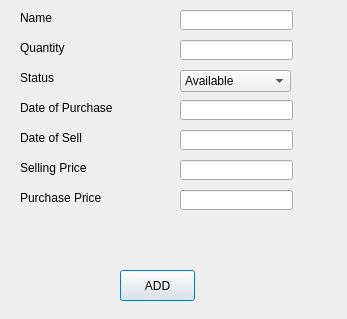
<?xml version="1.0" encoding="UTF-8"?>
<ui version="4.0">
 <class>AddItem</class>
 <widget class="QDialog" name="AddItem">
  <property name="windowModality">
   <enum>Qt::WindowModal</enum>
  </property>
  <property name="geometry">
   <rect>
    <x>0</x>
    <y>0</y>
    <width>347</width>
    <height>319</height>
   </rect>
  </property>
  <property name="windowTitle">
   <string>Add an Item</string>
  </property>
  <property name="inputMethodHints">
   <set>Qt::ImhExclusiveInputMask</set>
  </property>
  <widget class="QPushButton" name="btnAdd">
   <property name="geometry">
    <rect>
     <x>120</x>
     <y>270</y>
     <width>75</width>
     <height>31</height>
    </rect>
   </property>
   <property name="font">
    <font>
     <pointsize>9</pointsize>
    </font>
   </property>
   <property name="text">
    <string>ADD</string>
   </property>
  </widget>
  <widget class="QLabel" name="label">
   <property name="geometry">
    <rect>
     <x>20</x>
     <y>10</y>
     <width>121</width>
     <height>16</height>
    </rect>
   </property>
   <property name="font">
    <font>
     <pointsize>9</pointsize>
    </font>
   </property>
   <property name="text">
    <string>Name</string>
   </property>
  </widget>
  <widget class="QLineEdit" name="txtName">
   <property name="geometry">
    <rect>
     <x>180</x>
     <y>10</y>
     <width>113</width>
     <height>20</height>
    </rect>
   </property>
   <property name="font">
    <font>
     <pointsize>9</pointsize>
    </font>
   </property>
  </widget>
  <widget class="QLineEdit" name="txtQuantity">
   <property name="geometry">
    <rect>
     <x>180</x>
     <y>40</y>
     <width>113</width>
     <height>20</height>
    </rect>
   </property>
   <property name="font">
    <font>
     <pointsize>9</pointsize>
    </font>
   </property>
  </widget>
  <widget class="QLabel" name="label_2">
   <property name="geometry">
    <rect>
     <x>20</x>
     <y>40</y>
     <width>121</width>
     <height>16</height>
    </rect>
   </property>
   <property name="font">
    <font>
     <pointsize>9</pointsize>
    </font>
   </property>
   <property name="text">
    <string>Quantity</string>
   </property>
  </widget>
  <widget class="QLabel" name="label_3">
   <property name="geometry">
    <rect>
     <x>20</x>
     <y>70</y>
     <width>121</width>
     <height>16</height>
    </rect>
   </property>
   <property name="font">
    <font>
     <pointsize>9</pointsize>
    </font>
   </property>
   <property name="text">
    <string>Status</string>
   </property>
  </widget>
  <widget class="QLineEdit" name="txtDOP">
   <property name="geometry">
    <rect>
     <x>180</x>
     <y>100</y>
     <width>113</width>
     <height>20</height>
    </rect>
   </property>
   <property name="font">
    <font>
     <pointsize>9</pointsize>
    </font>
   </property>
  </widget>
  <widget class="QLabel" name="label_4">
   <property name="geometry">
    <rect>
     <x>20</x>
     <y>100</y>
     <width>121</width>
     <height>16</height>
    </rect>
   </property>
   <property name="font">
    <font>
     <pointsize>9</pointsize>
    </font>
   </property>
   <property name="text">
    <string>Date of Purchase</string>
   </property>
  </widget>
  <widget class="QLineEdit" name="txtDOS">
   <property name="geometry">
    <rect>
     <x>180</x>
     <y>130</y>
     <width>113</width>
     <height>20</height>
    </rect>
   </property>
   <property name="font">
    <font>
     <pointsize>9</pointsize>
    </font>
   </property>
  </widget>
  <widget class="QLabel" name="label_5">
   <property name="geometry">
    <rect>
     <x>20</x>
     <y>130</y>
     <width>121</width>
     <height>16</height>
    </rect>
   </property>
   <property name="font">
    <font>
     <pointsize>9</pointsize>
    </font>
   </property>
   <property name="text">
    <string>Date of Sell</string>
   </property>
  </widget>
  <widget class="QLineEdit" name="txtSellingPrice">
   <property name="geometry">
    <rect>
     <x>180</x>
     <y>160</y>
     <width>113</width>
     <height>20</height>
    </rect>
   </property>
   <property name="font">
    <font>
     <pointsize>9</pointsize>
    </font>
   </property>
  </widget>
  <widget class="QLabel" name="label_6">
   <property name="geometry">
    <rect>
     <x>20</x>
     <y>160</y>
     <width>121</width>
     <height>16</height>
    </rect>
   </property>
   <property name="font">
    <font>
     <pointsize>9</pointsize>
    </font>
   </property>
   <property name="text">
    <string>Selling Price</string>
   </property>
  </widget>
  <widget class="QLineEdit" name="txtPurchasePrice">
   <property name="geometry">
    <rect>
     <x>180</x>
     <y>190</y>
     <width>113</width>
     <height>20</height>
    </rect>
   </property>
   <property name="font">
    <font>
     <pointsize>9</pointsize>
    </font>
   </property>
  </widget>
  <widget class="QLabel" name="label_7">
   <property name="geometry">
    <rect>
     <x>20</x>
     <y>190</y>
     <width>121</width>
     <height>16</height>
    </rect>
   </property>
   <property name="font">
    <font>
     <pointsize>9</pointsize>
    </font>
   </property>
   <property name="text">
    <string>Purchase Price</string>
   </property>
  </widget>
  <widget class="QComboBox" name="cmbStatus">
   <property name="geometry">
    <rect>
     <x>180</x>
     <y>70</y>
     <width>111</width>
     <height>22</height>
    </rect>
   </property>
   <item>
    <property name="text">
     <string>Available</string>
    </property>
   </item>
   <item>
    <property name="text">
     <string>Expired</string>
    </property>
   </item>
   <item>
    <property name="text">
     <string>Sold</string>
    </property>
   </item>
   <item>
    <property name="text">
     <string>Return</string>
    </property>
   </item>
   <item>
    <property name="text">
     <string>Spoiled</string>
    </property>
   </item>
  </widget>
  <widget class="QLabel" name="lblInfo">
   <property name="geometry">
    <rect>
     <x>100</x>
     <y>240</y>
     <width>141</width>
     <height>16</height>
    </rect>
   </property>
   <property name="text">
    <string/>
   </property>
  </widget>
 </widget>
 <resources/>
 <connections/>
</ui>
